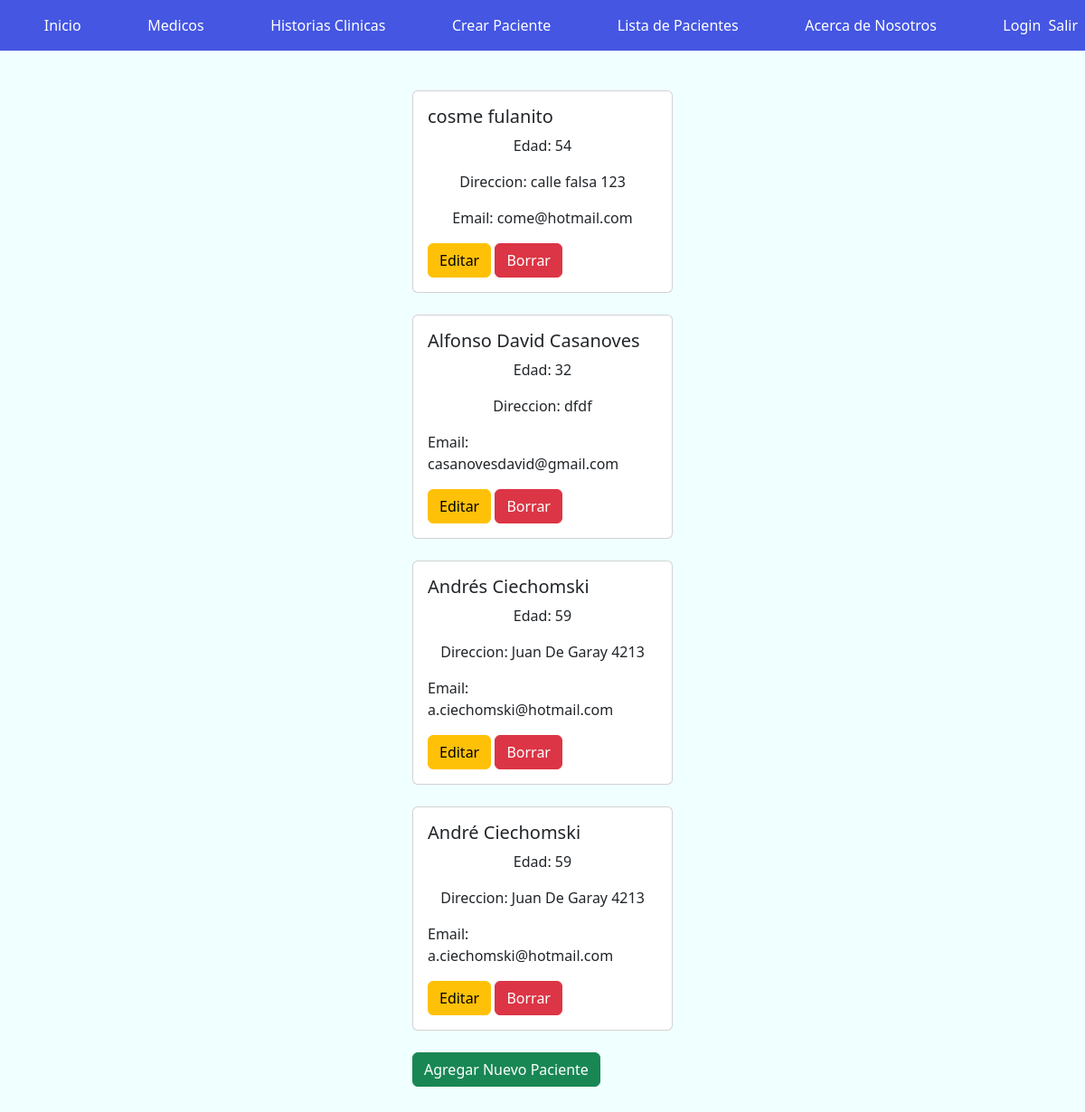
Page /BaseDeDatos/read_pacientes/ (signed in) on the earlier database version.
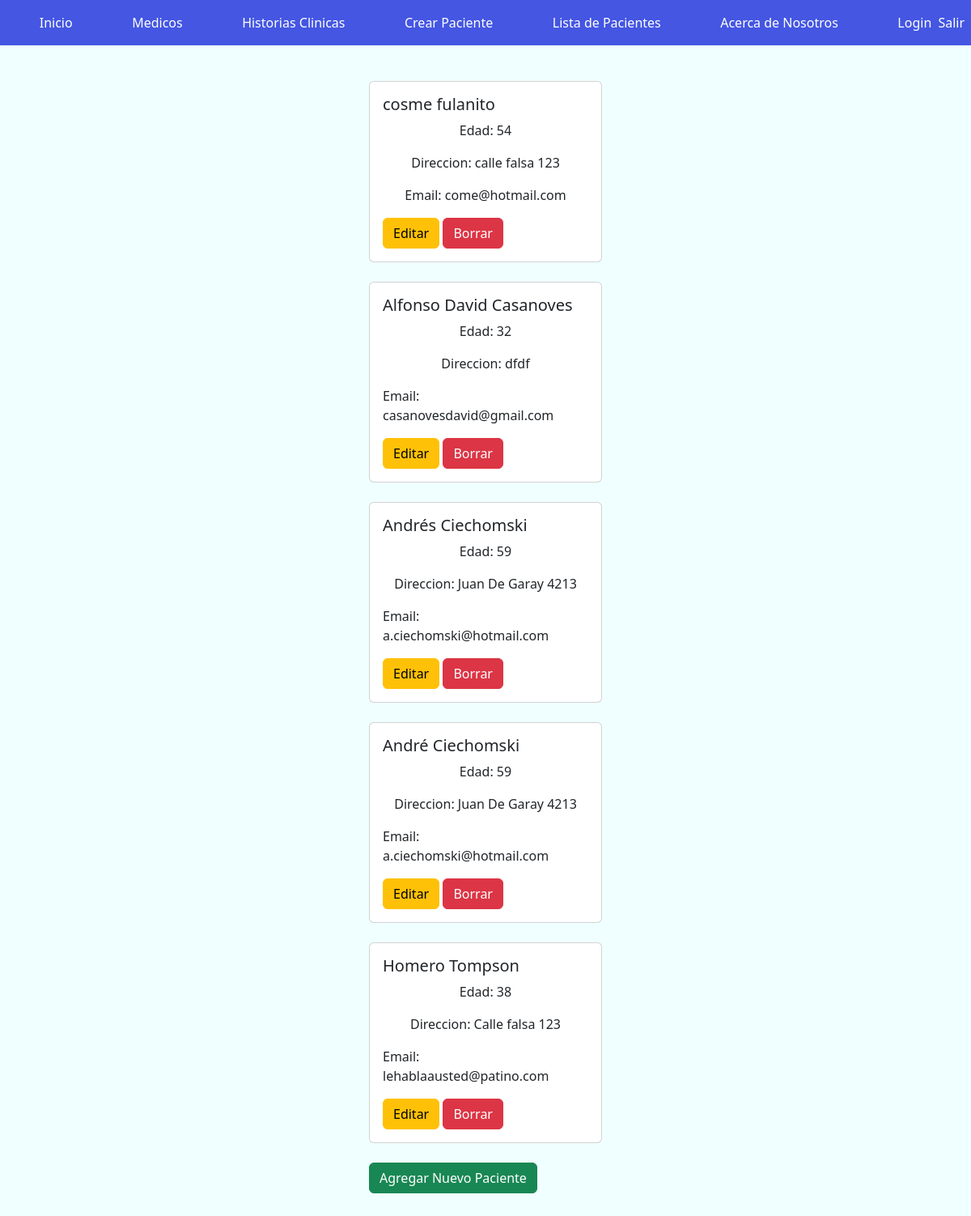
Same page on the later database version.
### BaseDeDatos/models.py (models this page shows)
class Paciente(models.Model):
    nombre = models.CharField(max_length=40)
    apellido = models.CharField(max_length=40)
    edad = models.IntegerField()
    fechadenacimiento = models.DateField()
    id = models.IntegerField(primary_key=True)
    direccion = models.CharField(max_length=40)
    ciudad = models.CharField(max_length=40)
    email = models.EmailField()

### BaseDeDatos/views.py (the view)
# urls.py: path('read_pacientes/', read_pacientes),
@login_required
def read_pacientes(request=None):
    pacientes = Paciente.objects.all()
    return render(request, "CRUD/read_pacientes.html", {"pacientes": pacientes})

### BaseDeDatos/template/CRUD/read_pacientes.html (shortened to what this page needs)
{% extends "inicio.html" %}
{% load static %}
{% block contenido %}
    {% for paciente in pacientes %}
    <div class="card" style="width: 18rem;">
        <div class="card-body">
          <h5 class="card-title">{{paciente.nombre}} {{paciente.apellido}}</h5>
          <p class="card-text">Edad: {{paciente.edad}}</p>
          <p class="card-text">Direccion: {{paciente.direccion}}</p>
          <p class="card-text">Email: {{paciente.email}}</p>
          <a href="/BaseDeDatos/update_pacientes/{{paciente.id}}" class="btn btn-warning">Editar</a>
          <a href="/BaseDeDatos/delete_pacientes/{{paciente.id}}" class="btn btn-danger">Borrar</a>
        </div>
      </div>
      <br>
    {% endfor %}
    <a class="btn btn-success" href="/BaseDeDatos/create_pacientes">Agregar Nuevo Paciente</a>
{% endblock %}

Differences in the rows shown:
added Paciente: nombre "Homero", apellido "Tompson", edad "38", direccion "Calle falsa 123", email "lehablaausted@patino.com"
